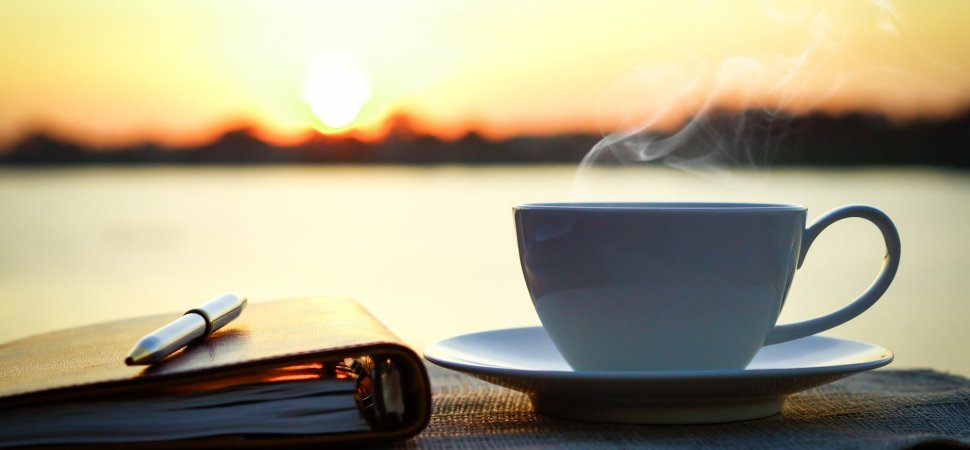
#> input picture test.jpg, 970 x 450 px, given in place of the camera
$ python color_space.py
#> lines starting #> are read from the running program, lines starting #| are printed output that depends on the picture; after the words box and inside, x2 and y2 are one past the last pixel; in counts of white or black regions, pixels touching at a corner belong together
#导入cv模块
import numpy as np
import cv2 as cv


def ColorSpace(image):
    """
    色彩空间转化
    RGB转换为其他色彩空间
    """
    gray=cv.cvtColor(image,cv.COLOR_RGB2GRAY)
    cv.imshow("gray",gray)
    hsv=cv.cvtColor(image,cv.COLOR_RGB2HSV)
    cv.imshow("hsv",hsv)
    yuv=cv.cvtColor(image,cv.COLOR_RGB2YUV)
    cv.imshow("yuv",yuv)
    ycrcb=cv.cvtColor(image,cv.COLOR_RGB2YCrCb)
    cv.imshow("ycrcb",ycrcb)

def extrace_object_demo():
    capture=cv.VideoCapture(0)
    while(True):
        ret,frame=capture.read()
#> frame is the input picture: shape (450, 970, 3); mean B, G, R 131.6, 159.2, 167.6
        frame = cv.flip(frame, 1)
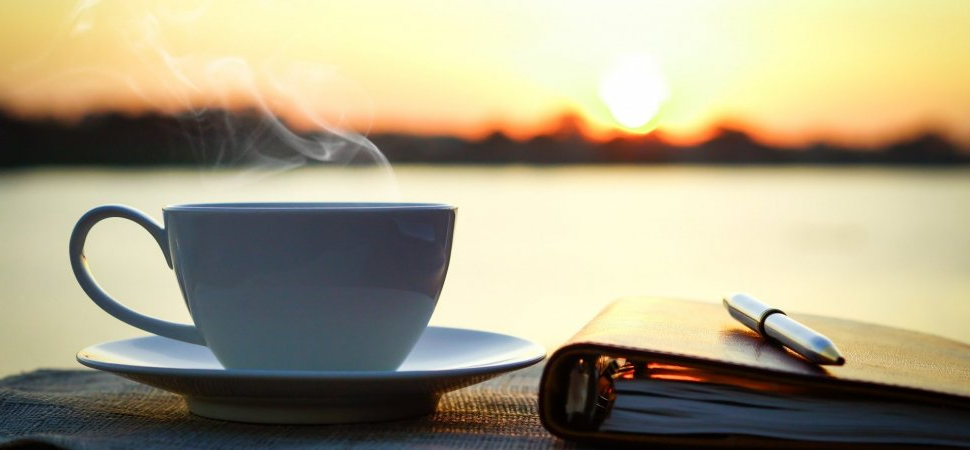
#> frame: shape (450, 970, 3); mean B, G, R 131.6, 159.2, 167.6
        '''
        b,g,r = cv.split(frame)
        cv.imshow("blue",b)
        cv.imshow("green", g)
        cv.imshow("red", r)

        r = np.zeros(frame.shape[:2], dtype = "uint8")

        frame =cv.merge([b,g,r])
        frame[:,:,1] = 0
        cv.imshow("image after", frame)
        '''
        if ret==False:
            break;
        hsv=cv.cvtColor(frame,cv.COLOR_BGR2HSV)
#> hsv: shape (450, 970, 3); mean H, S, V 41, 75.3, 172.5
        lower_hsv=np.array([37,43,46])
        upperb_hsv = np.array([77, 255, 255])
        mask=cv.inRange(hsv,lowerb=lower_hsv,upperb=upperb_hsv)
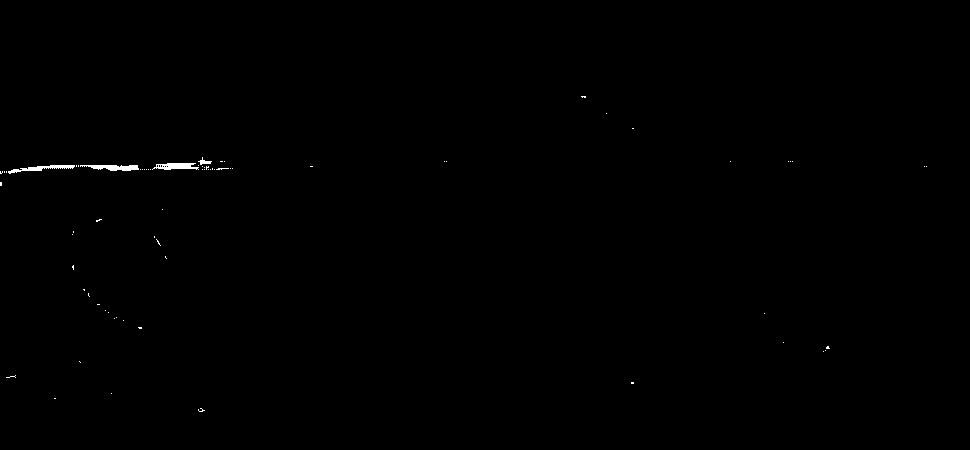
#> mask: shape (450, 970); 0.21% white; 71 white regions (67 under 20 px), largest, box (x1, y1, x2, y2) and area: (80, 165, 139, 171) 239, (152, 163, 199, 170) 226, (8, 165, 75, 174) 226, (198, 157, 212, 165) 46
        dst = cv.bitwise_and(frame,frame,mask=mask)

        cv.imshow("video_mask", frame)
        cv.imshow("video",dst)
        c=cv.waitKey(40)
#> (key Esc is pressed here)
        if c==27:
            break;


#src = cv.imread("D:/pythonworkplace/opencv_test/test.jpg")
#cv.namedWindow('Image',cv.WINDOW_NORMAL)
#cv.imshow('Image',src)
extrace_object_demo()

# 等待用户操作
cv.waitKey(0)
# 释放所有窗口
cv.destroyAllWindows()
